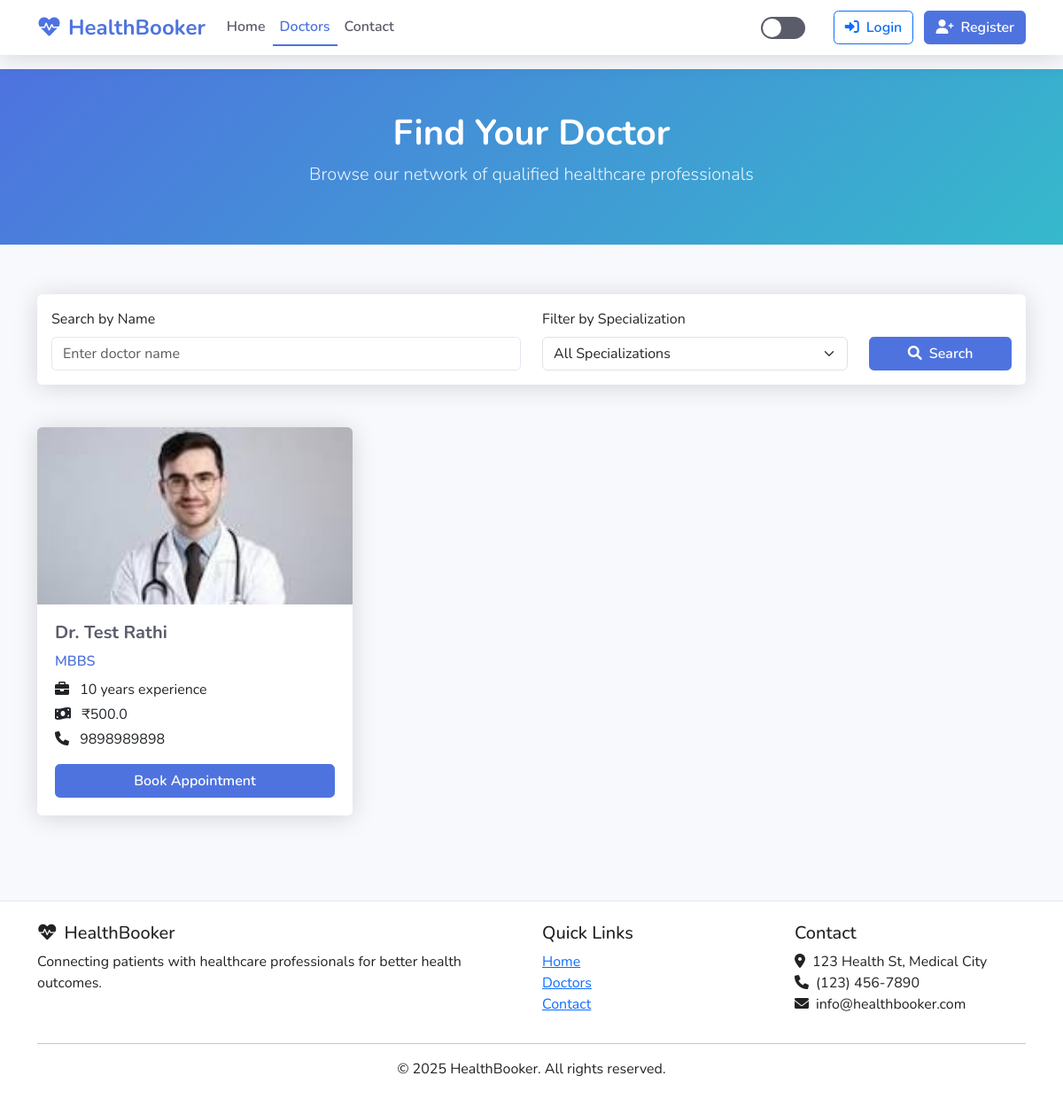
Page /doctors on the committed database.
### app.py (models this page shows, shortened)
class Doctor(db.Model):
    id = db.Column(db.Integer, primary_key=True)
    user_id = db.Column(db.Integer, db.ForeignKey('user.id'), nullable=False)
    specialization = db.Column(db.String(50), nullable=False)
    experience = db.Column(db.Integer, nullable=False)  # Years of experience
    fees = db.Column(db.Float, nullable=False)
    phone = db.Column(db.String(15), nullable=False)
    user = db.relationship('User', backref='doctor_profile', lazy=True,
                          foreign_keys=[user_id])
    appointments = db.relationship('Appointment', backref='doctor', lazy=True,
                                  foreign_keys='Appointment.doctor_id')

class User(db.Model, UserMixin):
    id = db.Column(db.Integer, primary_key=True)
    name = db.Column(db.String(100), nullable=False)
    email = db.Column(db.String(120), unique=True, nullable=False)
    password = db.Column(db.String(60), nullable=False)
    user_type = db.Column(db.String(10), nullable=False)  # 'user' or 'doctor'
    profile_image = db.Column(db.String(20), nullable=False, default='default.jpg')
    date_joined = db.Column(db.DateTime, nullable=False, default=datetime.utcnow)
    appointments_as_user = db.relationship('Appointment', backref='patient', lazy=True,
                                          foreign_keys='Appointment.user_id')

### routes.py (the view)
@app.route('/doctors')
def doctors():
    doctors = Doctor.query.order_by(Doctor.id.desc()).all()
    return render_template('doctors.html', title='Doctors', doctors=doctors)

### templates/doctors.html (shortened to what this page needs)
<!DOCTYPE html>
<html lang="en">
<head>
    <link href="https://cdn.jsdelivr.net/npm/bootstrap@5.3.0/dist/css/bootstrap.min.css" rel="stylesheet">
    <link href="https://cdnjs.cloudflare.com/ajax/libs/font-awesome/6.0.0/css/all.min.css" rel="stylesheet">
    <link rel="stylesheet" href="{{ url_for('static', filename='css/main.css') }}">
</head>
<body>
    <nav class="navbar navbar-expand-lg navbar-light sticky-top">
        <div class="container">
            <a class="navbar-brand" href="{{ url_for('home') }}">
                <i class="fas fa-heartbeat me-2"></i>HealthBooker
            </a>
            <div class="collapse navbar-collapse" id="navbarNav">
                <ul class="navbar-nav me-auto">
                    <li class="nav-item">
                        <a class="nav-link" href="{{ url_for('home') }}">Home</a>
                    </li>
                    <li class="nav-item">
                        <a class="nav-link active" href="{{ url_for('doctors') }}">Doctors</a>
                    </li>
                    <li class="nav-item">
                        <a class="nav-link" href="{{ url_for('contact') }}">Contact</a>
                    </li>
                </ul>
                <div class="d-flex align-items-center">
                    <div class="theme-toggle me-3" id="theme-toggle"></div>
                    <div class="ms-3">
                        {% if current_user.is_authenticated %}
                            <div class="dropdown">
                                <button class="btn btn-outline-primary dropdown-toggle" type="button" id="userDropdown" data-bs-toggle="dropdown" aria-expanded="false">
                                    <i class="fas fa-user-circle me-1"></i> {{ current_user.name }}
                                </button>
                                <ul class="dropdown-menu dropdown-menu-end" aria-labelledby="userDropdown">
                                    <li><a class="dropdown-item" href="{{ url_for('profile') }}"><i class="fas fa-user me-2"></i>Profile</a></li>
                                    <li><hr class="dropdown-divider"></li>
                                    <li><a class="dropdown-item" href="{{ url_for('logout') }}"><i class="fas fa-sign-out-alt me-2"></i>Logout</a></li>
                                </ul>
                            </div>
                        {% else %}
                            <a href="{{ url_for('login') }}" class="btn btn-outline-primary me-2"><i class="fas fa-sign-in-alt me-2"></i>Login</a>
                            <a href="{{ url_for('register') }}" class="btn btn-primary"><i class="fas fa-user-plus me-2"></i>Register</a>
                        {% endif %}
                    </div>
                </div>
            </div>
        </div>
    </nav>
    <main>
        <section class="banner">
            <div class="container">
                <div class="row">
                    <div class="col-12 text-center">
                        <h1>Find Your Doctor</h1>
                        <p class="lead">Browse our network of qualified healthcare professionals</p>
                    </div>
                </div>
            </div>
        </section>
        <section class="py-4">
            <div class="container">
                <div class="card">
                    <div class="card-body">
                        <div class="row">
                            <div class="col-md-6 mb-3 mb-md-0">
                                <label for="search-term" class="form-label">Search by Name</label>
                                <input type="text" class="form-control" id="search-term" placeholder="Enter doctor name">
                            </div>
                            <div class="col-md-4 mb-3 mb-md-0">
                                <label for="specialization" class="form-label">Filter by Specialization</label>
                                <select class="form-select" id="specialization">
                                    <option value="All">All Specializations</option>
                                </select>
                            </div>
                            <div class="col-md-2 d-flex align-items-end">
                                <button class="btn btn-primary w-100" onclick="searchDoctors()"><i class="fas fa-search me-2"></i>Search</button>
                            </div>
                        </div>
                    </div>
                </div>
            </div>
        </section>
        <section class="py-4">
            <div class="container">
                <div class="row" id="doctors-list">
                    {% for doctor in doctors %}
                    <div class="col-md-4 mb-4">
                        <div class="card doctor-card">
                            <img height="42" src="{{ url_for('static', filename='images/uploads/' + doctor.user.profile_image) }}" class="card-img-top" alt="{{ doctor.user.name }}">
                            <div class="doctor-info">
                                <h5 class="doctor-name"> {{ doctor.user.name }}</h5>
                                <div class="doctor-specialization">{{ doctor.specialization }}</div>
                                <div class="doctor-details">
                                    <p><i class="fas fa-briefcase me-2"></i> {{ doctor.experience }} years experience</p>
                                    <p><i class="fas fa-money-bill-wave me-2"></i> ₹{{ doctor.fees }}</p>
                                    <p><i class="fas fa-phone me-2"></i> {{ doctor.phone }}</p>
                                </div>
                                <a href="{{ url_for('book_appointment', doctor_id=doctor.id) }}" class="btn btn-primary w-100">Book Appointment</a>
                            </div>
                        </div>
                    </div>
                    {% endfor %}
                </div>
            </div>
        </section>
    </main>
    <footer>
        <div class="container">
            <div class="row">
                <div class="col-md-6">
                    <h5><i class="fas fa-heartbeat me-2"></i>HealthBooker</h5>
                    <p>Connecting patients with healthcare professionals for better health outcomes.</p>
                </div>
                <div class="col-md-3">
                    <h5>Quick Links</h5>
                    <ul class="list-unstyled">
                        <li><a href="{{ url_for('home') }}">Home</a></li>
                        <li><a href="{{ url_for('doctors') }}">Doctors</a></li>
                        <li><a href="{{ url_for('contact') }}">Contact</a></li>
                    </ul>
                </div>
                <div class="col-md-3">
                    <h5>Contact</h5>
                    <ul class="list-unstyled">
                        <li><i class="fas fa-map-marker-alt me-2"></i>123 Health St, Medical City</li>
                        <li><i class="fas fa-phone me-2"></i>(123) 456-7890</li>
                        <li><i class="fas fa-envelope me-2"></i>info@healthbooker.com</li>
                    </ul>
                </div>
            </div>
            <hr>
            <div class="text-center">
                <p>&copy; 2025 HealthBooker. All rights reserved.</p>
            </div>
        </div>
    </footer>
</body>
</html>

### static/css/main.css (style rules this page uses)
:root { --primary-color: #4e73df; --secondary-color: #1cc88a; --danger-color: #e74a3b; --warning-color: #f6c23e; --info-color: #36b9cc; --dark-color: #5a5c69; --light-color: #f8f9fc; --body-color: #858796; --white-color: #fff; --border-color: #e3e6f0; --shadow-color: rgba(0, 0, 0, 0.15); }
body { font-family: 'Nunito', -apple-system, BlinkMacSystemFont, 'Segoe UI', Roboto, 'Helvetica Neue', Arial, sans-serif; background-color: var(--light-color); color: #222; transition: all 0.3s ease; }
.navbar { background-color: var(--white-color); box-shadow: 0 0.15rem 1.75rem 0 var(--shadow-color); transition: all 0.3s ease; }
.navbar-brand { color: var(--primary-color) !important; font-weight: 700; font-size: 1.5rem; }
.nav-link { color: var(--dark-color) !important; font-weight: 600; padding: 0.5rem 1rem; transition: all 0.2s; }
.nav-link.active { color: var(--primary-color) !important; border-bottom: 2px solid var(--primary-color); }
.card { border: none; border-radius: 0.35rem; box-shadow: 0 0.15rem 1.75rem 0 var(--shadow-color); background-color: var(--white-color); transition: all 0.3s ease; }
.btn { border-radius: 0.35rem; padding: 0.375rem 0.75rem; font-weight: 600; transition: all 0.2s; }
.btn-primary { background-color: var(--primary-color); border-color: var(--primary-color); }
.form-control { border-radius: 0.35rem; padding: 0.375rem 0.75rem; border: 1px solid var(--border-color); color: var(--body-color); background-color: var(--white-color); transition: all 0.2s; }
.banner { background: linear-gradient(135deg, var(--primary-color) 0%, var(--info-color) 100%); color: white; padding: 3rem 0; margin-bottom: 2rem; }
.banner h1 { font-weight: 700; font-size: 2.5rem; }
.banner p { font-size: 1.25rem; opacity: 0.9; }
.doctor-card { transition: transform 0.3s ease; height: 100%; }
.doctor-card img { height: 200px; object-fit: cover; object-position: top; border-top-left-radius: 0.35rem; border-top-right-radius: 0.35rem; }
.doctor-info { padding: 1.25rem; }
.doctor-name { font-weight: 700; font-size: 1.25rem; color: var(--dark-color); margin-bottom: 0.5rem; }
.doctor-specialization { color: var(--primary-color); font-weight: 600; margin-bottom: 0.5rem; }
.doctor-details { margin-bottom: 1rem; }
.doctor-details p { margin-bottom: 0.25rem; }
.theme-toggle { cursor: pointer; width: 50px; height: 25px; background-color: var(--dark-color); border-radius: 25px; position: relative; transition: all 0.3s ease; color: white; }
.theme-toggle::before { content: ''; position: absolute; width: 21px; height: 21px; border-radius: 50%; background-color: white; top: 2px; left: 2px; transition: all 0.3s ease; }
footer { background-color: var(--white-color); padding: 1.5rem 0; margin-top: 3rem; border-top: 1px solid var(--border-color); transition: all 0.3s ease; }

### rows in the picture
Doctor: profile_image (picture), user.name "Dr. Test Rathi", specialization "MBBS", experience "10", fees "500.0", phone "9898989898"
